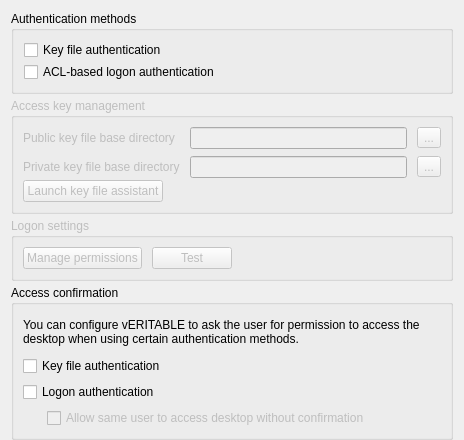
      <widget class="QWidget" name="authSettingsPage">
       <layout class="QVBoxLayout" name="verticalLayout_5" stretch="0,0,0,0,1">
        <property name="spacing">
         <number>4</number>
        </property>
        <property name="bottomMargin">
         <number>0</number>
        </property>
        <item>
         <widget class="QGroupBox" name="groupBox_5">
          <property name="title">
           <string>Authentication methods</string>
          </property>
          <layout class="QGridLayout" name="gridLayout_6">
           <property name="leftMargin">
            <number>10</number>
           </property>
           <property name="horizontalSpacing">
            <number>6</number>
           </property>
           <property name="verticalSpacing">
            <number>2</number>
           </property>
           <item row="0" column="0">
            <widget class="QCheckBox" name="isKeyAuthenticationEnabled">
             <property name="text">
              <string>Key file authentication</string>
             </property>
            </widget>
           </item>
           <item row="1" column="0">
            <widget class="QCheckBox" name="isLogonAuthenticationEnabled">
             <property name="text">
              <string>ACL-based logon authentication</string>
             </property>
            </widget>
           </item>
           <item row="2" column="1">
            <spacer name="horizontalSpacer_7">
             <property name="orientation">
              <enum>Qt::Horizontal</enum>
             </property>
             <property name="sizeHint" stdset="0">
              <size>
               <width>0</width>
               <height>0</height>
              </size>
             </property>
            </spacer>
           </item>
          </layout>
         </widget>
        </item>
        <item>
         <widget class="QGroupBox" name="keyManagement">
          <property name="enabled">
           <bool>false</bool>
          </property>
          <property name="title">
           <string>Access key management</string>
          </property>
          <layout class="QGridLayout" name="gridLayout_12">
           <property name="verticalSpacing">
            <number>2</number>
           </property>
           <item row="0" column="0" colspan="2">
            <layout class="QGridLayout" name="gridLayout_8">
             <property name="horizontalSpacing">
              <number>10</number>
             </property>
             <property name="verticalSpacing">
              <number>7</number>
             </property>
             <item row="0" column="0">
              <widget class="QLabel" name="label_7">
               <property name="text">
                <string>Public key file base directory</string>
               </property>
              </widget>
             </item>
             <item row="0" column="1">
              <widget class="QLineEdit" name="publicKeyBaseDir"/>
             </item>
             <item row="1" column="0">
              <widget class="QLabel" name="label_8">
               <property name="text">
                <string>Private key file base directory</string>
               </property>
              </widget>
             </item>
             <item row="1" column="1">
              <widget class="QLineEdit" name="privateKeyBaseDir"/>
             </item>
             <item row="0" column="2">
              <widget class="QToolButton" name="openPublicKeyBaseDir">
               <property name="text">
                <string>...</string>
               </property>
               <property name="icon">
                <iconset resource="../imc.qrc">
                 <normaloff>:/Resources/document-open.png</normaloff>:/Resources/document-open.png</iconset>
               </property>
              </widget>
             </item>
             <item row="1" column="2">
              <widget class="QToolButton" name="openPrivateKeyBaseDir">
               <property name="text">
                <string>...</string>
               </property>
               <property name="icon">
                <iconset resource="../imc.qrc">
                 <normaloff>:/Resources/document-open.png</normaloff>:/Resources/document-open.png</iconset>
               </property>
              </widget>
             </item>
            </layout>
           </item>
           <item row="1" column="0">
            <widget class="QPushButton" name="launchKeyFileAssistant">
             <property name="text">
              <string>Launch key file assistant</string>
             </property>
             <property name="icon">
              <iconset resource="../imc.qrc">
               <normaloff>:/Resources/tools-wizard.png</normaloff>:/Resources/tools-wizard.png</iconset>
             </property>
            </widget>
           </item>
           <item row="1" column="1">
            <spacer name="horizontalSpacer_2">
             <property name="orientation">
              <enum>Qt::Horizontal</enum>
             </property>
             <property name="sizeHint" stdset="0">
              <size>
               <width>40</width>
               <height>20</height>
              </size>
             </property>
            </spacer>
           </item>
          </layout>
         </widget>
        </item>
        <item>
         <widget class="QGroupBox" name="logonManagement">
          <property name="enabled">
           <bool>false</bool>
          </property>
          <property name="title">
           <string>Logon settings</string>
          </property>
          <layout class="QGridLayout" name="gridLayout">
           <property name="horizontalSpacing">
            <number>10</number>
           </property>
           <item row="0" column="0">
            <widget class="QPushButton" name="manageACLs">
             <property name="text">
              <string>Manage permissions</string>
             </property>
             <property name="icon">
              <iconset resource="../imc.qrc">
               <normaloff>:/Resources/preferences-other.png</normaloff>:/Resources/preferences-other.png</iconset>
             </property>
            </widget>
           </item>
           <item row="0" column="1">
            <widget class="QPushButton" name="testLogonAuthentication">
             <property name="text">
              <string>Test</string>
             </property>
             <property name="icon">
              <iconset resource="../imc.qrc">
               <normaloff>:/Resources/task-accepted.png</normaloff>:/Resources/task-accepted.png</iconset>
             </property>
            </widget>
           </item>
           <item row="0" column="2">
            <spacer name="horizontalSpacer_9">
             <property name="orientation">
              <enum>Qt::Horizontal</enum>
             </property>
             <property name="sizeHint" stdset="0">
              <size>
               <width>209</width>
               <height>20</height>
              </size>
             </property>
            </spacer>
           </item>
          </layout>
         </widget>
        </item>
        <item>
         <widget class="QGroupBox" name="groupBox_4">
          <property name="title">
           <string>Access confirmation</string>
          </property>
          <layout class="QVBoxLayout" name="verticalLayout_4">
           <item>
            <widget class="QLabel" name="label_3">
             <property name="minimumSize">
              <size>
               <width>0</width>
               <height>36</height>
              </size>
             </property>
             <property name="text">
              <string>You can configure vERITABLE to ask the user for permission to access the desktop when using certain authentication methods.</string>
             </property>
             <property name="wordWrap">
              <bool>true</bool>
             </property>
            </widget>
           </item>
           <item>
            <widget class="QCheckBox" name="isPermissionRequiredWithKeyAuthentication">
             <property name="text">
              <string>Key file authentication</string>
             </property>
            </widget>
           </item>
           <item>
            <widget class="QCheckBox" name="isPermissionRequiredWithLogonAuthentication">
             <property name="text">
              <string>Logon authentication</string>
             </property>
            </widget>
           </item>
           <item>
            <layout class="QHBoxLayout" name="horizontalLayout_6">
             <item>
              <spacer name="horizontalSpacer_12">
               <property name="orientation">
                <enum>Qt::Horizontal</enum>
               </property>
               <property name="sizeType">
                <enum>QSizePolicy::Fixed</enum>
               </property>
               <property name="sizeHint" stdset="0">
                <size>
                 <width>24</width>
                 <height>16</height>
                </size>
               </property>
              </spacer>
             </item>
             <item>
              <widget class="QCheckBox" name="isSameUserConfirmationDisabled">
               <property name="enabled">
                <bool>false</bool>
               </property>
               <property name="text">
                <string>Allow same user to access desktop without confirmation</string>
               </property>
              </widget>
             </item>
            </layout>
           </item>
          </layout>
         </widget>
        </item>
        <item>
         <spacer name="verticalSpacer_7">
          <property name="orientation">
           <enum>Qt::Vertical</enum>
          </property>
          <property name="sizeHint" stdset="0">
           <size>
            <width>0</width>
            <height>0</height>
           </size>
          </property>
         </spacer>
        </item>
       </layout>
      </widget>
